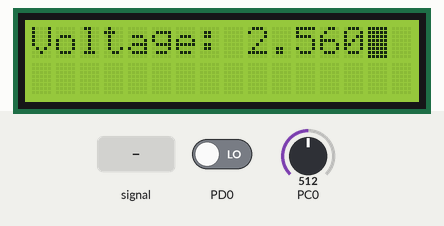
Bench run of a program on a simulated ATmega328P, built with avr-gcc and emulated at 16 MHz (the files do not name the chip). Parts: 16×2 character LCD. Wiring (inferred from the names in the program): character LCD (HD44780): RS PD1; R/W PD2; E PD3; data PD4, PD5, PD6, PD7. The inputs (shaded band) are chosen by the test bench; at power-on: PC0 = 512, PD0 LOW.

Above: at 1.2 s.
1.3 s: PC0 fed a 200 Hz sine of ±81 counts around its level
At 1.45 s:
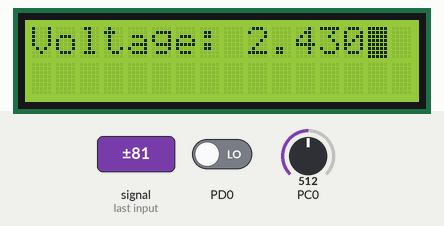
2.8 s: PC0 set to 716
At 4.0 s:
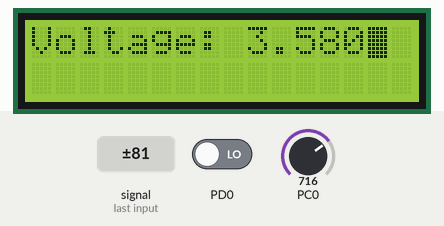
4.3 s: PC0 fed a 1000 Hz sine of ±255 counts around its level
At 4.48 s:
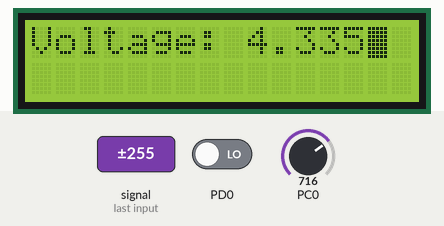
5.8 s: PC0 set to 900
At 6.3 s:
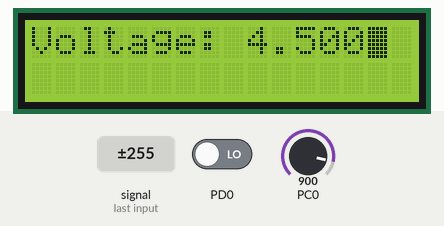
7.3 s: PC0 set to 1023
At 7.6 s:
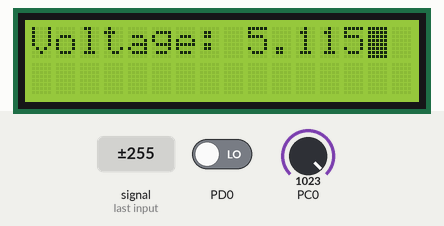
Timing chart, 0 to 9.8 s (numbered marks = the images above; inputs shaded):
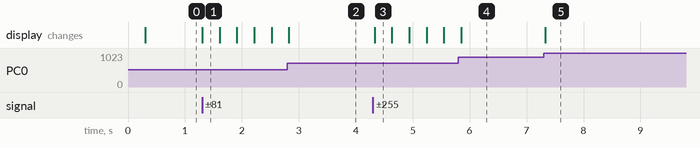

The program:

main.c
```c
#include "main.h"

void IO_Init (void)
{

}

void setup (void)
{
	IO_Init();
	LCD_Init();
	ADC_Init();

	sei();
}

int main (void)
{
	setup();

	uint16_t res  = 0;
	//ADC_NormalConversion(0);
	ADC_StartFreeRunningConversion(0);

	while (1)
	{
//		ADC_StartSingleConversion(0);
		res = ((ADC_ResultOfConversion % 1024) * ADC_REFERENCE_VOLTAGE);

		LCD_SetPosition(1, 1);

		LCD_SendString((int8_t *) "Voltage: ");

		LCD_PutByte((res / 1000) + ASCII_NULL);
		LCD_PutByte('.');

		LCD_PutByte(((res % 1000) / 100) + ASCII_NULL);
		LCD_PutByte((((res % 1000) % 100) / 10) + ASCII_NULL);
		LCD_PutByte((((res % 1000) % 100) % 10) + ASCII_NULL);

		_delay_ms(10);
	}
}
```

ADC.c
```c
/*
 * ADC.c
 *
 * Created: 1/27/2018 10:18:10 PM
 *  Author: Developer
 */

#include "ADC.h"

//	an absolute error +-2 LSB
volatile uint16_t ADC_ResultOfConversion = 0;


void ADC_Init (void)
{
	ADMUX	|= 0 << REFS1 | 1 << REFS0	\
			| 0 << ADLAR	\
			| 0 << MUX3 | 0 << MUX2 | 0 << MUX1 | 0 << MUX0;

	ADCSRA	|= 0 << ADEN | 0 << ADSC | 0 << ADATE | 0 << ADIF | 0 << ADIE	\
			| 1 << ADPS2 | 1 << ADPS1 | 1 << ADPS0;										//	ADC frequency = 125 KHz

	DIDR0	|= 1 << ADC0D;
}

#ifdef ADC_SINGLE_CONVERSION_MODE

void ADC_StartSingleConversion (uint8_t channel)
{
	ADMUX = ((ADMUX & 0xF8) | channel);
	ADCSRA |= 1 << ADEN | 1 << ADSC | 0 << ADATE | 0 << ADIF | 1 << ADIE;

	_delay_us(104);
}


ISR (ADC_vect)
{
	ADC_ResultOfConversion = ADCL;
	ADC_ResultOfConversion |= ADCH << 8;
}

#endif


#ifdef ADC_NORMAL_CONVERSION_MODE

void ADC_NormalConversion (uint8_t channel)
{
	ADMUX	= ((ADMUX & 0xF8) | channel);
	ADCSRA	|= 1 << ADEN | 1 << ADSC | 0 << ADATE | 0 << ADIF | 1 << ADIE;				//	Turn on ADC, start conversion, enable ADC interrupt

	_delay_us(104);																		//	Wait 13 ADC cycles, as written in data sheet
}

void ADC_StopConversion (void)
{
	ADCSRA	&= ~(1 << ADEN | 1 << ADSC | 0 << ADATE | 0 << ADIF | 1 << ADIE | 0 << ADPS2 | 0 << ADPS1 | 0 << ADPS0);
}


ISR (ADC_vect)
{
	ADC_ResultOfConversion = ADCL;
	ADC_ResultOfConversion |= ADCH << 8;

	ADCSRA |= 1 << ADSC;
}

#endif


#ifdef ADC_FREE_RUNNIG_CONVERSION_MODE

void ADC_StartFreeRunningConversion (uint8_t channel)
{
	ADMUX	= ((ADMUX & 0xF8) | channel);
	ADCSRA	|= 1 << ADEN | 1 << ADSC | 1 << ADATE | 1 << ADIE;

	_delay_us(104);
}

void ADC_StopConversion (void)
{
	ADCSRA	&= ~(1 << ADEN | 1 << ADSC | 1 << ADATE | 1 << ADIE | 0 << ADPS2 | 0 << ADPS1 | 0 << ADPS0);
}


ISR (ADC_vect)
{
	ADC_ResultOfConversion = ADCL;
	ADC_ResultOfConversion |= ADCH << 8;
}

#endif
```

ADC.h
```c
/*
 * ADC.h
 *
 * Created: 1/27/2018 10:17:51 PM
 *  Author: Developer
 */


#ifndef ADC_H_
#define ADC_H_

#include "main.h"

#define ADC_DDR DDRC
#define ADC_PORT PORTC
#define ADC_PINS PINC

#define ADC_PRESCALER 1024
#define ADC_FREQUENCY (F_CPU / ADC_PRESCALER)

#define ADC_REFERENCE_VOLTAGE 5

extern volatile uint16_t ADC_ResultOfConversion;


void ADC_Init (void);

#ifdef ADC_SINGLE_CONVERSION_MODE

void ADC_StartSingleConversion (uint8_t channel);

#endif


#ifdef ADC_NORMAL_CONVERSION_MODE

void ADC_NormalConversion (uint8_t channel);
void ADC_StopConversion (void);

#endif

#ifdef ADC_FREE_RUNNIG_CONVERSION_MODE

void ADC_StartFreeRunningConversion (uint8_t channel);
void ADC_StopConversion (void);

#endif

#endif /* ADC_H_ */
```

main.h
```c
#ifndef MAIN_H_
#define MAIN_H_

#include <avr/io.h>

#define F_CPU 16000000UL

#include <avr/interrupt.h>
#include <util/delay.h>
#include <stdio.h>
#include <stdlib.h>

//	#define ADC_SINGLE_CONVERSION_MODE
//	#define ADC_NORMAL_CONVERSION_MODE
#define ADC_FREE_RUNNIG_CONVERSION_MODE

#include "LCD_328.h"
#include "ADC.h"


#endif /* MAIN_H_ */
```

LCD_328.c
```c
#include "LCD_328.h"

static uint8_t LCD_Address;
static uint8_t LCD_Data;

void LCD_GetAddressAndBFStatus ()
{
	LCD_DDR_INIT;
	LCD_CLEAR_DATA_PINS;
	LCD_READ_MODE;					//	R/W = 1
	LCD_INSTRUCTION_MODE;			//	RS = 0

	LCD_STROBE_UP;					//	ENABLE PIN = 1
	asm("nop");						//	Waiting for
	asm("nop");
	LCD_Address = LCD_PINS;			//	Get high nibble
	LCD_STROBE_DOWN;				//	ENABLE PIN = 0
	asm("nop");
	asm("nop");
	LCD_Address &= 0xF0;			//	Prepare an address variable to get a low nibble
	LCD_STROBE_UP;					//	ENABLE PIN = 1
	asm("nop");
	asm("nop");
	uint8_t lowNibble = LCD_PINS;	//	Get low nibble
	LCD_STROBE_DOWN;				//	ENABLE PIN = 0
	lowNibble >>= 4;				//	Prepare a low nibble
	LCD_Address |= lowNibble;		//	Save address

	LCD_DDR |= (1 << LCD_DATA_PIN_4 | 1 << LCD_DATA_PIN_5 | 1 << LCD_DATA_PIN_6 | 1 << LCD_DATA_PIN_7);
}

void LCD_CheckBF (void)
{
	loop:
	LCD_GetAddressAndBFStatus();				//	Get address and BF status
	while (0x80 & LCD_Address)	goto loop;		//
}

void LCD_SendInstructionAndData (uint8_t byte, uint8_t mode)
{
	LCD_WRITE_MODE;										//	R/W = 0
	if (mode == 0)	LCD_INSTRUCTION_MODE;				//	RS = 0 or...
	else	LCD_DATA_MODE;								//	... RS = 1

	uint8_t lowNibble = byte << 4;						//	Save low nibble before sending the high nibble
	byte &= 0xF0;										//	Prepare a high nibble
	LCD_CLEAR_DATA_PINS;
	LCD_PORT |= byte;									//	Sending high nibble
	LCD_STROBE_UP;
	asm("nop");
	asm("nop");
	asm("nop");
	LCD_STROBE_DOWN;
	asm("nop");
	asm("nop");
	LCD_CLEAR_DATA_PINS;
	LCD_PORT |= lowNibble;
	LCD_STROBE_UP;
	asm("nop");
	asm("nop");
	asm("nop");
	LCD_STROBE_DOWN;

	LCD_CheckBF();										//	Wait while Busy Flag = 1
}

void LCD_PutInstruction (uint8_t instruction)
{
	LCD_SendInstructionAndData(instruction, 0);					// Send instruction byte
}

void LCD_PutByte (int8_t data)
{
	LCD_SendInstructionAndData(data, 1);						// Send data byte
}

void LCD_SendString (int8_t* string)
{
	while (* string != 0)										//	While there is no the NULL CHARACTER (or the '\0', '\n', '\r', etc...)
	{
		LCD_PutByte(* string);									//	Send the next data byte
		string++;
	}
}

void LCD_SetPosition (uint8_t x, uint8_t y)
{
	uint8_t position = ((x - 1) + (y - 1) * 0x40) | 0x80;		//	First position - (1; 1)
	LCD_PutInstruction(position);
}

void LCD_SetDDRAM (uint8_t address)
{
	address |= 0x80;
	LCD_PutInstruction(address);
}

void LCD_ClearDisplay (void)
{
	LCD_PutInstruction(LCD_CLEAR_DISPLAY);
}

void LCD_GetData ()
{
	LCD_DDR_INIT;									//	Set LCD pins as inputs
	LCD_READ_MODE;									//	R/W = 1
	LCD_DATA_MODE;									//	RS = 1

	LCD_STROBE_UP;
	asm("nop");
	asm("nop");
	LCD_Data = LCD_PINS;
	LCD_STROBE_DOWN;
	asm("nop");
	asm("nop");
	LCD_Data &= ~ (0x0E);
	LCD_STROBE_UP;
	asm("nop");
	asm("nop");
	uint8_t lowNibble = LCD_PINS;
	LCD_STROBE_DOWN;
	lowNibble >>= 4;
	LCD_Data |= lowNibble;

	LCD_DDR |= (1 << LCD_DATA_PIN_4 | 1 << LCD_DATA_PIN_5 | 1 << LCD_DATA_PIN_6 | 1 << LCD_DATA_PIN_7);				//	Set LCD pins as outputs
	LCD_CheckBF();
}

void sendInstructionLCD8 (uint8_t byte)
{
	LCD_PORT = byte;
	LCD_STROBE_UP;
	asm ("nop");
	asm ("nop");
	asm ("nop");
	LCD_STROBE_DOWN;
}

void LCD_Init (void)
{
	_delay_ms(16);
	sendInstructionLCD8(0x30);					//	8-bit mode
	_delay_us(4500);
	sendInstructionLCD8(0x30);					//	8-bit mode
	_delay_us(115);
	sendInstructionLCD8(0x30);					//	8-bit mode
	LCD_CheckBF();								//	Busy Flag waiting
	sendInstructionLCD8(0x20);					//	4-bit mode
	LCD_CheckBF();
	LCD_PutInstruction(0x28);					//	4-bit mode, 2 lines, character font 5x8
	LCD_PutInstruction(0x14);					//
	LCD_PutInstruction(0x0F);					//	Display on, cursor on, blinking on
	LCD_PutInstruction(0x06);					//
	LCD_PutInstruction(0x10);					//	Entry mode set
	LCD_PutInstruction(LCD_CLEAR_DISPLAY);
}
```

LCD_328.h
```c
/*
 * LCD_4_bit.c
 *
 * Created: 10/19/2017 2:36:17 PM
 *  Author: Developer
 */

#ifndef LCD_328_H_
#define LCD_328_H_

#include "main.h"

// Set LCD ports and pins

#define LCD_DDR DDRD
#define LCD_PORT PORTD
#define LCD_PINS PIND

#define LCD_ENABLE_PIN 3
#define LCD_RW_PIN 2
#define LCD_RS_PIN 1

#define LCD_DATA_PIN_4 4
#define LCD_DATA_PIN_5 5
#define LCD_DATA_PIN_6 6
#define LCD_DATA_PIN_7 7

//	#########################################

//	LCD Instruction set

#define LCD_CLEAR_DISPLAY 0x01
#define LCD_RETURN_HOME 0x02

//	#########################################

//	Macros for controlling LCD

#define LCD_DDR_INIT LCD_DDR = ((LCD_DDR &= ~(1 << LCD_DATA_PIN_4 | 1 << LCD_DATA_PIN_5 | 1 << LCD_DATA_PIN_6 | 1 << LCD_DATA_PIN_7)) | 1 << LCD_ENABLE_PIN | 1 << LCD_RW_PIN | 1 << LCD_RS_PIN)
#define LCD_PORT_INIT LCD_PORT |= 1 << LCD_RS_PIN | 1 << LCD_RW_PIN | 1 << LCD_ENABLE_PIN | 1 << LCD_DATA_PIN_4 | 1 << LCD_DATA_PIN_5 | 1 << LCD_DATA_PIN_6 | 1 << LCD_DATA_PIN_7

#define LCD_CLEAR_DATA_PINS LCD_PORT &= ~(1 << LCD_DATA_PIN_4 | 1 << LCD_DATA_PIN_5 | 1 << LCD_DATA_PIN_6 | 1 << LCD_DATA_PIN_7)

#define LCD_STROBE_UP LCD_PORT |= (1 << LCD_ENABLE_PIN)
#define LCD_STROBE_DOWN LCD_PORT &= ~ (1 << LCD_ENABLE_PIN)

#define LCD_DATA_MODE LCD_PORT |= (1 << LCD_RS_PIN);
#define LCD_INSTRUCTION_MODE LCD_PORT &= ~ (1 << LCD_RS_PIN)

#define LCD_WRITE_MODE LCD_PORT &= ~ (1 << LCD_RW_PIN)
#define LCD_READ_MODE LCD_PORT |= (1 << LCD_RW_PIN)

//	#########################################

#define ASCII_NULL 0x30


void LCD_Init (void);
void LCD_PutByte (int8_t data);
void LCD_SendString (int8_t* string);
void LCD_SetPosition (uint8_t x, uint8_t y);
void LCD_SetDDRAM (uint8_t address);
void LCD_ClearDisplay (void);

#endif /* LCD_328_H_ */
```

Measured:
- after the input at 1.3 s, the display: changes at once (image 1)
- after the input at 4.3 s, the display: changes at once (image 3)
- after the input at 7.3 s, the display: changes at once (image 5)
